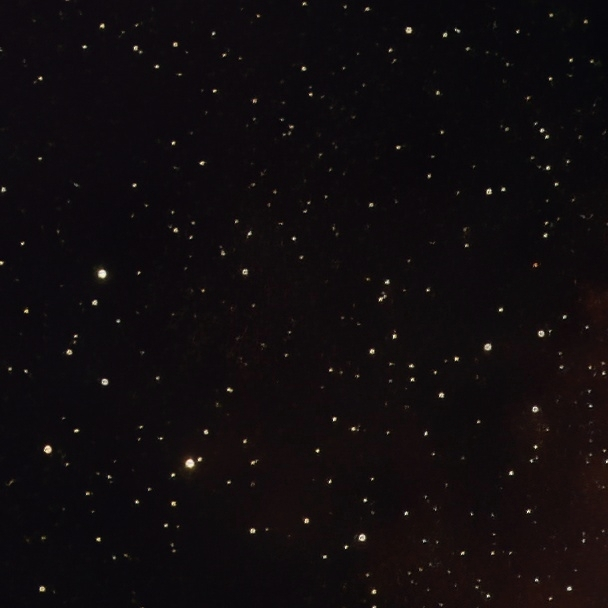
#> input picture old/manas/Datasets/DeepSpaceYoloDataset/images/100.jpg, 608 x 608 px, found by its file name; its folder holds only this picture in this run
$ jupyter execute star_noise_analysis.ipynb
#> lines starting #> are read from the running program, lines starting #| are printed output that depends on the picture
# Image Noise Analysis and Histogram Plotting

This Jupyter Notebook performs various image processing tasks, including loading images, adding noise, and plotting histograms to analyze the effects of different types of noise on images. The notebook is structured as follows:

1. **Importing Libraries**:
    - The necessary libraries for image processing and plotting are imported, including `cv2`, `os`, `numpy`, `skimage`, and `matplotlib`.

2. **Plotting Histograms**:
    - A function `plot_histogram` is defined to plot histograms of image pixel intensities.
    - Images are loaded from a specified folder, and histograms are plotted for a grid of images.

3. **Adding Noise and Calculating Divergences**:
    - A single image is selected, and different types of noise (Gaussian, Poisson, Speckle, and Blur) are added to it.
    - Histograms of the noisy images are calculated, and the Kullback-Leibler (KL) and Jensen-Shannon (JS) divergences between the original and noisy histograms are computed.
    - The original and noisy images, along with their histograms and divergence values, are plotted for comparison.

4. **Variables**:
    - Various variables are used throughout the notebook, including:
      - `NUM_IMAGES`: Number of images to display.
      - `ax`, `axes`: Matplotlib axes for plotting.
      - `bins`: Bins used for histogram calculation.
      - `fig`: Matplotlib figure for plotting.
      - `image`, `image_file`, `image_files`: Image data and file paths.
      - `kl_div`, `js_div`: Divergence values.
      - `noise_args`, `noise_mode`, `noise_modes`: Noise parameters and modes.
      - `noisy_images`, `original_hist`, `single_image`: Image data for noisy and original images.

This notebook provides a comprehensive analysis of how different types of noise affect image histograms and allows for visual comparison of the original and noisy images.

[cell 1]
# Import necessary libraries
import cv2
import os
import numpy as np
from skimage import io, img_as_float
from skimage.restoration import estimate_sigma, denoise_wavelet
from skimage.filters import laplace
import matplotlib.pyplot as plt
# [4 lines of commented-out code are left out]

[cell 2]
# Function to plot histograms
def plot_histogram(image, title):
    plt.figure(figsize=(10, 6))
    plt.hist(image.ravel(), bins=256, range=(0, 1), density=True, color='blue', alpha=0.7, edgecolor='black')
    plt.title(title, fontsize=15)
    plt.xlabel('Pixel Intensity', fontsize=12)
    plt.ylabel('Frequency', fontsize=12)
    plt.grid(True, linestyle='--', alpha=0.5)
    plt.tight_layout()
    plt.show()

# Load images from the folder
image_folder = './DeepSpaceYoloDataset/images'
image_files = [os.path.join(image_folder, f) for f in os.listdir(image_folder) if f.endswith('.jpg')]

# Number of images to display
NUM_IMAGES = 30

# Plot histograms for a grid of images
fig, axes = plt.subplots(NUM_IMAGES // 5, 5, figsize=(20, 4 * (NUM_IMAGES // 5)))
axes = axes.flatten()

for ax, image_file in zip(axes, image_files[:NUM_IMAGES]):
    image = img_as_float(io.imread(image_file, as_gray=True))
#> image: shape (608, 608) float64; min 0.00449, max 0.947, mean 0.0518
    ax.hist(image.ravel(), bins=256, range=(0, 1), density=True, color='blue', alpha=0.7, edgecolor='black')
    ax.set_title(f'Histogram of {os.path.basename(image_file)}', fontsize=10)
    ax.set_xlabel('Pixel Intensity', fontsize=8)
    ax.set_ylabel('Frequency', fontsize=8)
    ax.grid(True, linestyle='--', alpha=0.5)

plt.tight_layout()
plt.show()
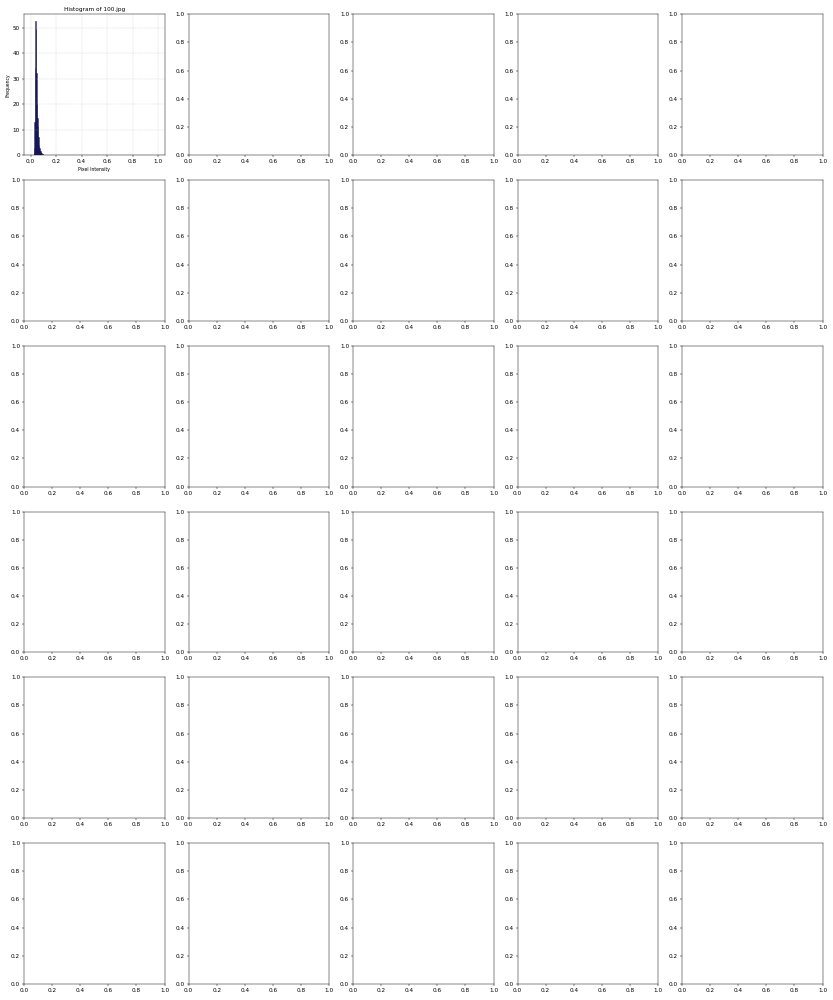
#> figure drawn by matplotlib, 1 panel; tallest bar 52.56 high, from x = 0.0391 to 0.043

[cell 3]
from skimage.util import random_noise
from scipy.stats import entropy
from scipy.spatial.distance import jensenshannon

# Select a single image file
single_image_file = image_files[0]
single_image = img_as_float(io.imread(single_image_file, as_gray=True))

# Define list of noise modes
noise_args = {
    'gaussian': {'mean': 0, 'var': 0.01, 'clip': True},
    'poisson': {'clip': True},
    'speckle': {'mean': 0, 'var': 0.01, 'clip': True},
    'blur': {'ksize': (5, 5), 'sigmaX': 0}
}

noise_modes = ['gaussian', 'poisson', 'speckle', 'blur']

# Initialize lists to store results
noisy_images = []
kl_divs = []
js_divs = []

# Calculate histogram for the original image
original_hist, bins = np.histogram(single_image.ravel(), bins=256, range=(0, 1), density=True)
#> original_hist = 256 values, max 52.56 at index 10, min 0 at index 0, mean 1; bins = 257 values from 0 to 1

# Loop over each noise mode
for noise_mode in noise_modes:
    # Add noise to the image using random_noise function
    if noise_mode == 'blur':
        noisy_image = cv2.GaussianBlur(single_image, (5, 5), 0)
    else:
        noisy_image = random_noise(single_image, mode=noise_mode, **noise_args[noise_mode])

    # Calculate histograms
    noisy_hist, _ = np.histogram(noisy_image.ravel(), bins=256, range=(0, 1), density=True)

    # Calculate divergences
    kl_div = entropy(original_hist, noisy_hist)
    js_div = jensenshannon(original_hist, noisy_hist)

    # Store results
    noisy_images.append(noisy_image)
    kl_divs.append(kl_div)
    js_divs.append(js_div)
#> this loop made 4 passes
#> (kl_div, js_div) on passes 1 to 4: (1.82, 0.637), (0.00393, 0.0314), (inf, 0.0693), (inf, 0.0723)
#> pass 1, `noisy_image = random_noise(single_image, mode=noise_mode, **noise_args..`:
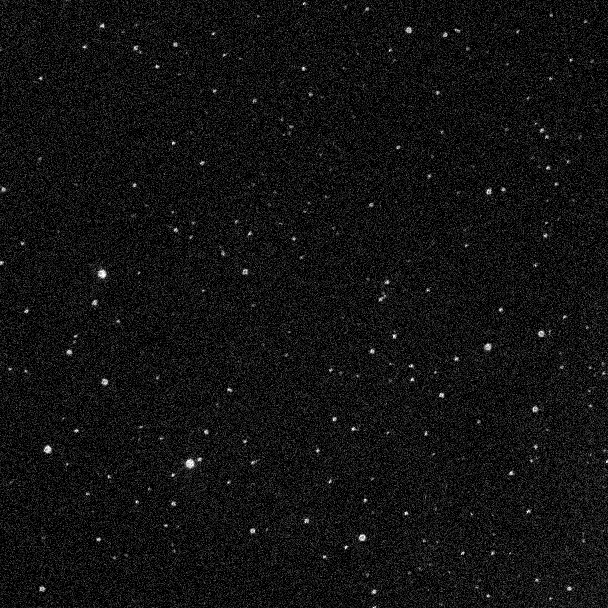
#> noisy_image: shape (608, 608) float64; min 0, max 1, mean 0.0723
#> after the loop, js_divs = [0.637, 0.0314, 0.0693, 0.0723]; kl_divs = [1.82, 0.00393, inf, inf]; noisy_images = 4 items

# Plot the original image and its histogram
fig, axes = plt.subplots(len(noise_modes) + 1, 2, figsize=(15, 5 * (len(noise_modes) + 1)))

# Original image
axes[0, 0].imshow(single_image, cmap='gray')
axes[0, 0].set_title('Original Image')
axes[0, 0].axis('off')

# Histogram of original image
axes[0, 1].hist(single_image.ravel(), bins=256, range=(0, 1), density=True, color='blue', alpha=0.7, edgecolor='black')
axes[0, 1].set_title(f'Histogram of Original Image\nKL Divergence: 0.0000')
axes[0, 1].set_xlabel('Pixel Intensity')
axes[0, 1].set_ylabel('Frequency')
axes[0, 1].grid(True, linestyle='--', alpha=0.5)

# Plot the noisy images and histograms
for i, (noisy_image, kl_div, js_div, noise_mode) in enumerate(zip(noisy_images, kl_divs, js_divs, noise_modes)):
    # Noisy image
    axes[i + 1, 0].imshow(noisy_image, cmap='gray')
    axes[i + 1, 0].set_title(f'Noisy Image ({noise_mode.capitalize()} Noise)')
    axes[i + 1, 0].axis('off')

    # Histogram of noisy image
    axes[i + 1, 1].hist(noisy_image.ravel(), bins=256, range=(0, 1), density=True, color='blue', alpha=0.7, edgecolor='black')
    axes[i + 1, 1].set_title(f'Histogram of Noisy Image\nKL Divergence: {kl_div:.4f}, JS Divergence: {js_div:.4f}')
    axes[i + 1, 1].set_xlabel('Pixel Intensity')
    axes[i + 1, 1].set_ylabel('Frequency')
    axes[i + 1, 1].grid(True, linestyle='--', alpha=0.5)
    # Display the arguments used to add the noise to the image
    axes[i + 1, 1].text(0.5, 0.9, f'Noise Parameters: {noise_args[noise_mode]}', fontsize=12, color='red', ha='center', va='center', transform=axes[i + 1, 1].transAxes)
#> this loop made 4 passes

plt.tight_layout()
plt.show()
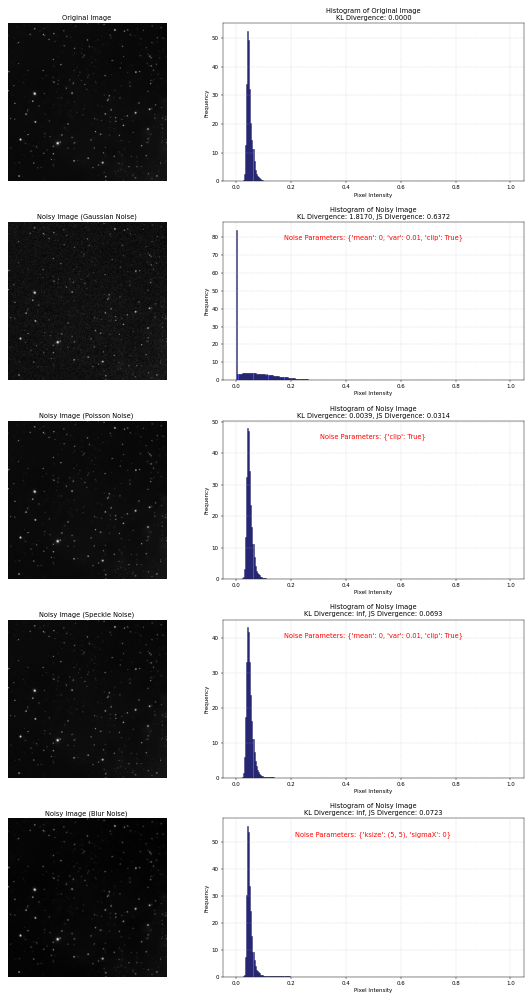
#> figure drawn by matplotlib, 10 panels; panel 2: tallest bar 52.56 high, from x = 0.0391 to 0.043; panel 4: tallest bar 84.17 high, from x = 0 to 0.00391; panel 6: tallest bar 47.89 high, from x = 0.0391 to 0.043; panel 8: tallest bar 43.12 high, from x = 0.0391 to 0.043

$ run again, on old/manas/Datasets/DeepSpaceYoloDataset/images/1098.jpg
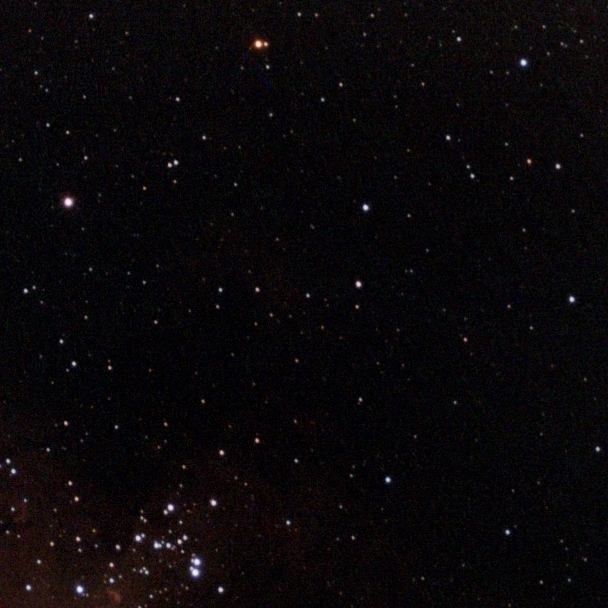
#> input picture old/manas/Datasets/DeepSpaceYoloDataset/images/1098.jpg, 608 x 608 px, found by its file name
#> original_hist = 256 values, max 24.42 at index 1, min 0 at index 191, mean 1; bins = 257 values from 0 to 1
#> the loop `for noise_mode in noise_modes:` made 4 passes
#> js_div on passes 1 to 4: 0.481, 0.0125, 0.0161, 0.28
#> pass 1, `noisy_image = random_noise(single_image, mode=noise_mode, **noise_args..`:
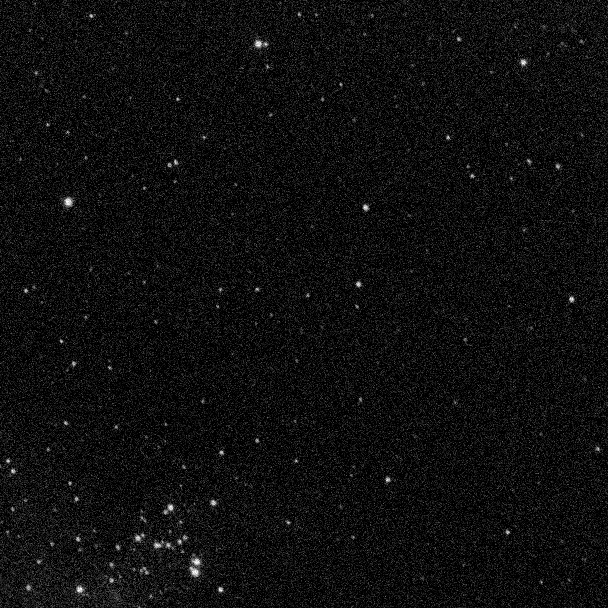
#> noisy_image: shape (608, 608) float64; min 0, max 1, mean 0.0599
#> after the loop `for noise_mode in noise_modes:`: js_divs = [0.481, 0.0125, 0.0161, 0.28]; kl_divs = [inf, inf, inf, inf]; noisy_images = 4 items
#> the loop `for i, (noisy_image, kl_div, js_div, noise_mode) in enumerate(zip(nois..` made 4 passes

$ run again, on old/manas/Datasets/DeepSpaceYoloDataset/images/1314.jpg
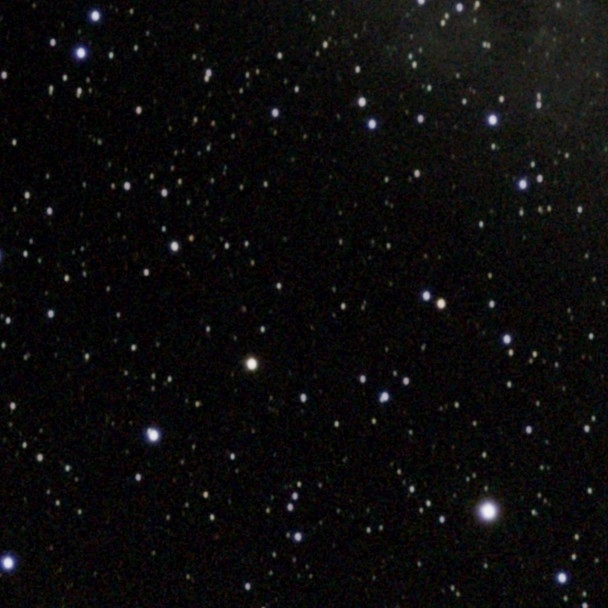
#> input picture old/manas/Datasets/DeepSpaceYoloDataset/images/1314.jpg, 608 x 608 px, found by its file name
#> `plt.show()`:
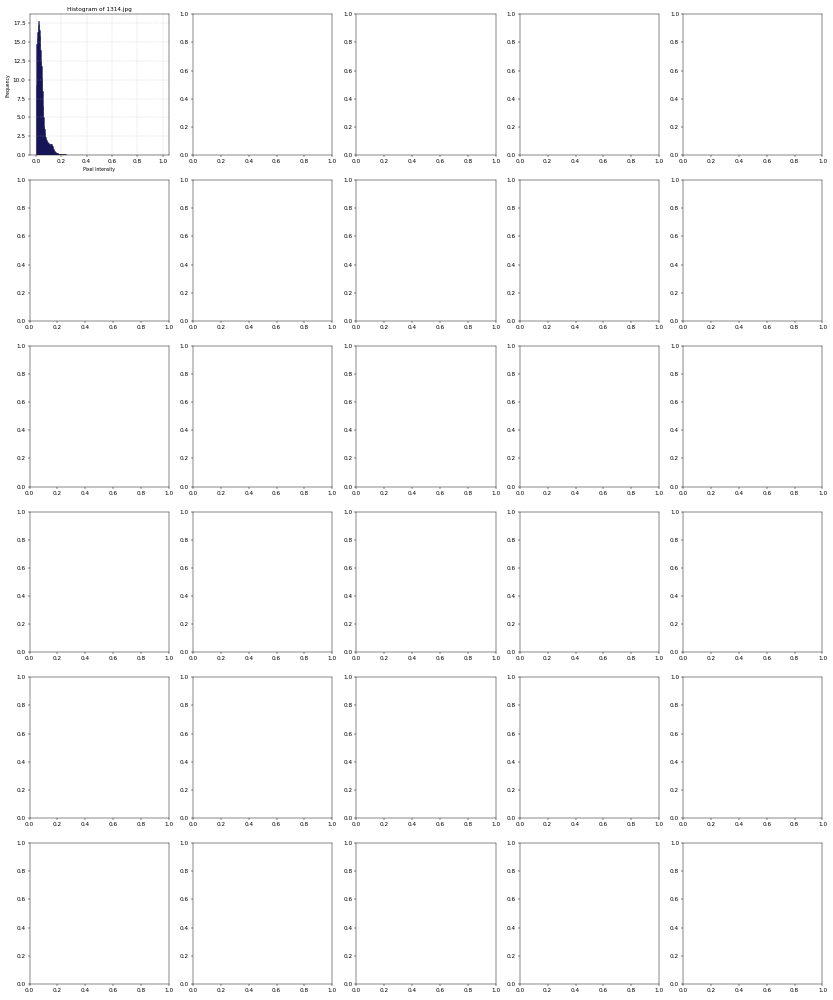
#> figure drawn by matplotlib, 1 panel; tallest bar 17.78 high, from x = 0.0195 to 0.0234
#> original_hist = 256 values, max 17.78 at index 5, min 0 at index 244, mean 1; bins = 257 values from 0 to 1
#> the loop `for noise_mode in noise_modes:` made 4 passes
#> (kl_div, js_div) on passes 1 to 4: (inf, 0.454), (0.00051, 0.0113), (0.00174, 0.0211), (inf, 0.172)
#> pass 1, `noisy_image = random_noise(single_image, mode=noise_mode, **noise_args..`:
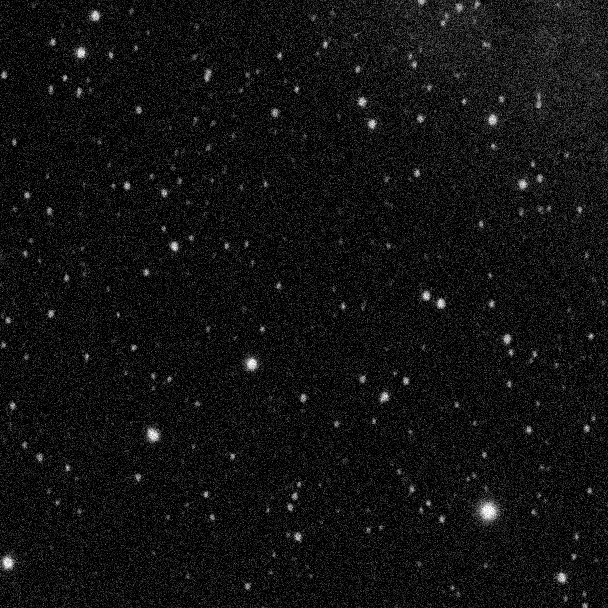
#> noisy_image: shape (608, 608) float64; min 0, max 1, mean 0.0716
#> after the loop `for noise_mode in noise_modes:`: js_divs = [0.454, 0.0113, 0.0211, 0.172]; kl_divs = [inf, 0.00051, 0.00174, inf]; noisy_images = 4 items
#> the loop `for i, (noisy_image, kl_div, js_div, noise_mode) in enumerate(zip(nois..` made 4 passes

$ run again, on old/manas/Datasets/DeepSpaceYoloDataset/images/1358.jpg
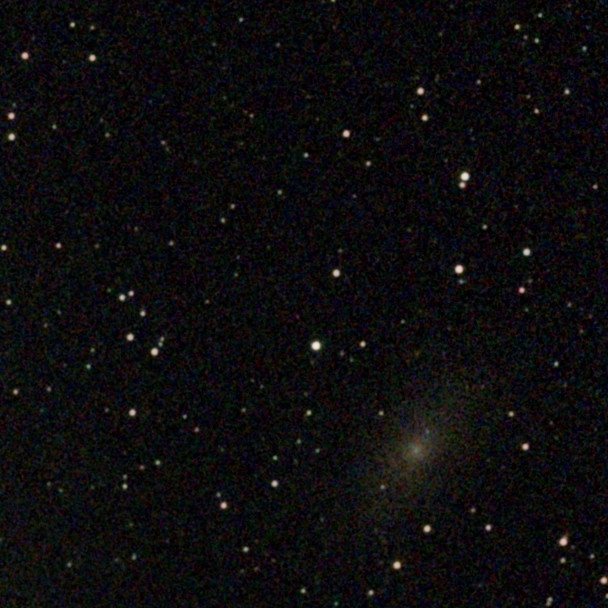
#> input picture old/manas/Datasets/DeepSpaceYoloDataset/images/1358.jpg, 608 x 608 px, found by its file name
#> original_hist = 256 values, max 14.51 at index 9, min 0 at index 217, mean 1; bins = 257 values from 0 to 1
#> the loop `for noise_mode in noise_modes:` made 4 passes
#> js_div on passes 1 to 4: 0.472, 0.0111, 0.016, 0.198
#> pass 1, `noisy_image = random_noise(single_image, mode=noise_mode, **noise_args..`:
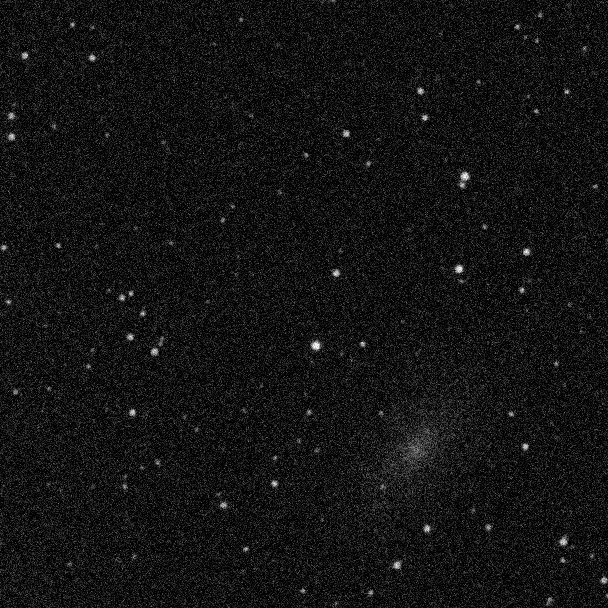
#> noisy_image: shape (608, 608) float64; min 0, max 1, mean 0.0715
#> after the loop `for noise_mode in noise_modes:`: js_divs = [0.472, 0.0111, 0.016, 0.198]; kl_divs = [inf, inf, inf, inf]; noisy_images = 4 items
#> the loop `for i, (noisy_image, kl_div, js_div, noise_mode) in enumerate(zip(nois..` made 4 passes

$ run again, on old/manas/Datasets/DeepSpaceYoloDataset/images/1056.jpg
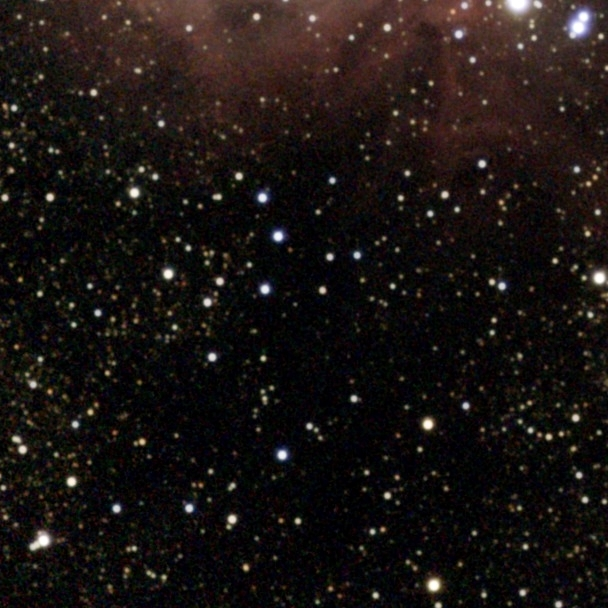
#> input picture old/manas/Datasets/DeepSpaceYoloDataset/images/1056.jpg, 608 x 608 px, found by its file name
#> `image = img_as_float(io.imread(image_file, as_gray=True))`:
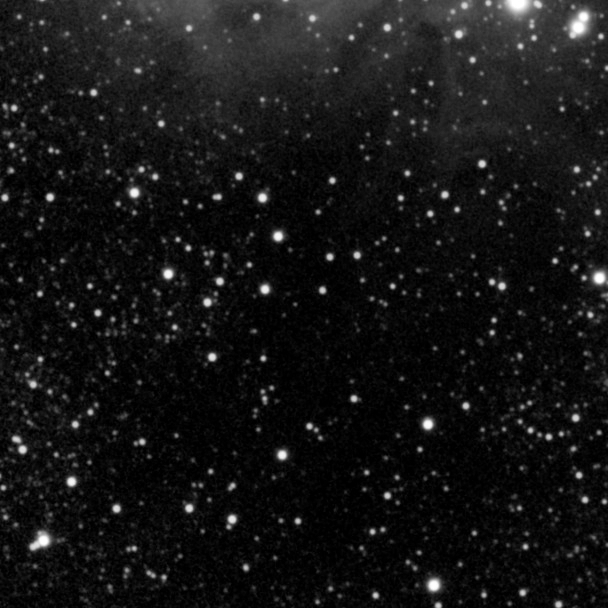
#> image: shape (608, 608) float64; min 0, max 1, mean 0.0844
#> original_hist = 256 values, max 13.28 at index 1, min 0.00623 at index 231, mean 1; bins = 257 values from 0 to 1
#> the loop `for noise_mode in noise_modes:` made 4 passes
#> (kl_div, js_div) on passes 1 to 4: (0.432, 0.325), (0.000489, 0.0111), (0.00134, 0.0182), (0.0954, 0.125)
#> pass 1, `noisy_image = random_noise(single_image, mode=noise_mode, **noise_args..`:
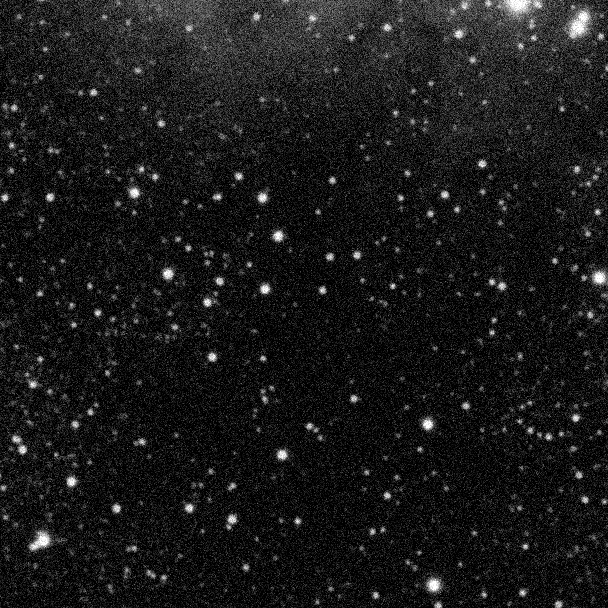
#> noisy_image: shape (608, 608) float64; min 0, max 1, mean 0.104
#> after the loop `for noise_mode in noise_modes:`: js_divs = [0.325, 0.0111, 0.0182, 0.125]; kl_divs = [0.432, 0.000489, 0.00134, 0.0954]; noisy_images = 4 items
#> the loop `for i, (noisy_image, kl_div, js_div, noise_mode) in enumerate(zip(nois..` made 4 passes
